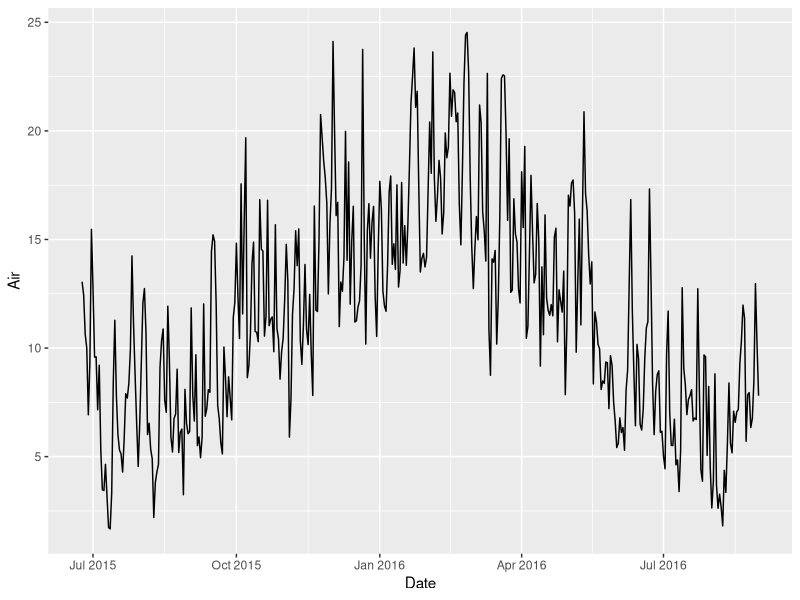
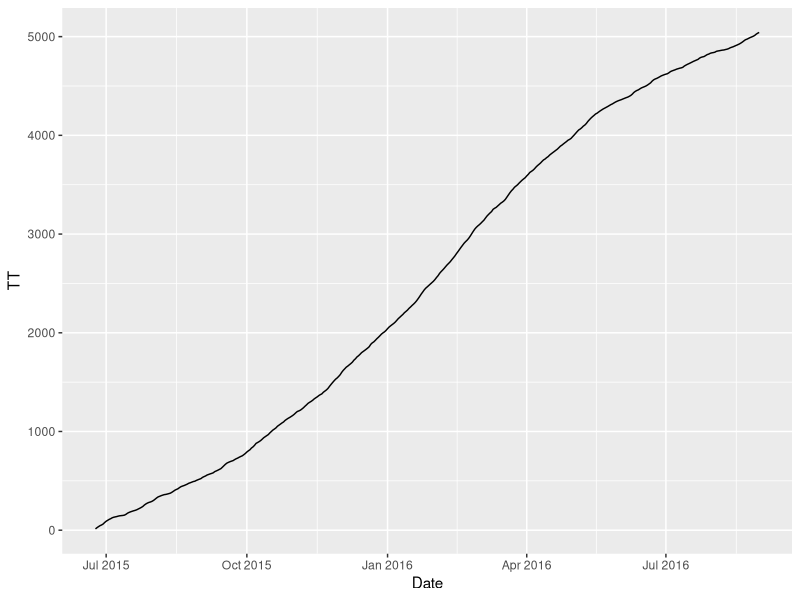

Write the R code that produced these figures, in order.
## ---- chunk 1
library(tidyr)
library (dplyr)
library (ggplot2)
library (lubridate)
## ---- chunk 2
setwd("C:\\GitHubRepos\\SubCloverPhD\\SubClover")
getwd()
df_file <- read.table("HistoricMeanTemp.txt", header=TRUE)

head(df_file)

#keep this script for the real weather data

#df_Airjune <- read.table("MeanAirTMidJune.txt",header=TRUE)
#head(df_Airjune)
#df_file <- read.table("LoggerTemp.txt",header=TRUE)
#head(df_file)

#df_file <- rbind(df_Airjune,df_file)
#head(df_file,20)


## ---- chunk 3
#Calculat Mean Air Temp

df_file$Date <- dmy(df_file$Date)

df_file <- df_file%>%
group_by(Date)%>%
summarise_each(funs(mean))
head(df_file)

#graph meanAir Temp

df_file %>% 
ggplot(aes(x=Date, y= Air)) +
    geom_line()
## ---- chunk 4

df_file <- df_file%>%
group_by(Date) %>%
summarise_each(funs(mean))%>%
  mutate(TT = cumsum(Air))%>%
 # dplyr::select(-hour,-Air)
  dplyr::select(-Air) # using I2 input

write.table(df_file, "ThermalSum.txt")

## ---- chunk 5

df_file %>% 
ggplot(aes(x=Date, y= TT)) +
    geom_line()

